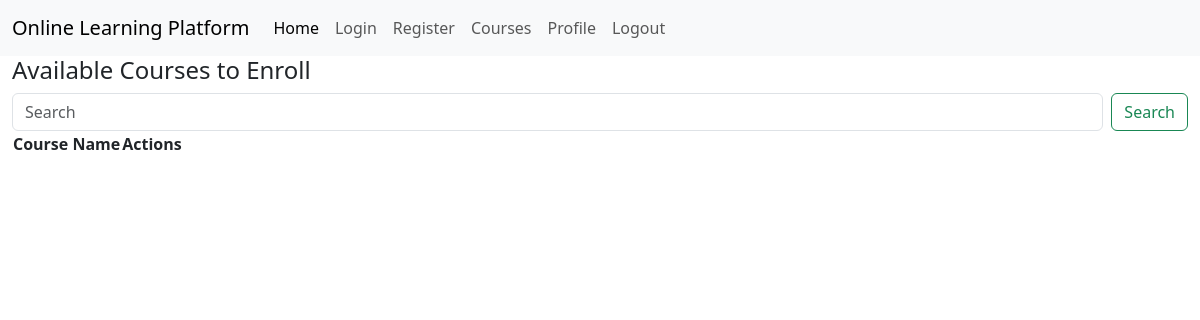
/courses/browse (signed in), run on an earlier commit of the app's database.
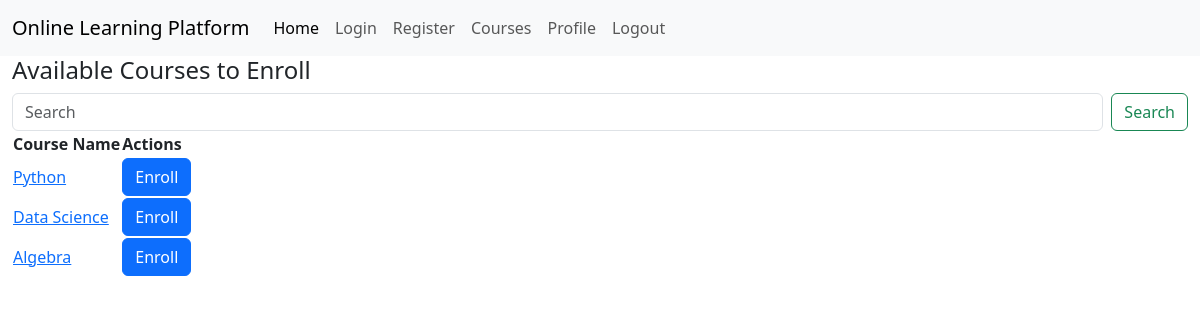
And on a later commit of the database.
### app.py (models this page shows)
class Course(db.Model):
    __tablename__ = 'courses'
    id = db.Column(db.Integer, primary_key=True)
    name = db.Column(db.Text, nullable=False)
    code = db.Column(db.Text, nullable=False)
    description = db.Column(db.Text, nullable=False)
    teacher_id = db.Column(db.Integer, db.ForeignKey('teachers.id'), nullable=False)
    students = db.relationship('Student', secondary='enrollments', back_populates='courses')

### app.py (the view)
@app.route('/courses/browse')
@login_required
def browse_courses():
    if current_user.role != 'student':
        flash('Only students can browse courses.', 'danger')
        return redirect(url_for('courses'))
    student = Student.query.filter_by(user_id=current_user.id).first()
    enrolled_courses = [enrollment.course_id for enrollment in Enrollment.query.filter_by(student_id=student.id).all()]
    available_courses = Course.query.filter(~Course.id.in_(enrolled_courses)).all()
    return render_template('browse_courses.html', courses=available_courses, user=current_user)

### app.py (called while the page is built)
@login_manager.user_loader
def load_user(id):
    return User.query.filter_by(id=id).first()

### templates/browse_courses.html (shortened to what this page needs)
{% extends "base.html" %}
{% block content %}
<h4>Available Courses to Enroll</h4>
<form class="d-flex" role="search">
    <input class="form-control me-2" type="search" placeholder="Search" aria-label="Search">
    <button class="btn btn-outline-success" type="submit">Search</button>
</form>
<table>
    <tr>
        <th>Course Name</th>
        <th>Actions</th>
    </tr>
    {% for course in courses %}
    {% if course not in user.enrolled %}
    <tr>
        <td><a href="/courses/description/{{course.id}}">{{ course.name }}</a></td>
        <td>
            <form action="/courses/enroll/{{course.id}}" method="post">
                <input class="btn btn-primary" type="submit" value="Enroll">
            </form>
        </td>
    </tr>
    {% endif %}
    {% endfor %}
</table>
{% endblock %}

What changed in the data, as far as the page shows it:
now on this page (row unchanged): Course: name "Python"
now on this page (row unchanged): Course: name "Data Science"
added Course: name "Algebra"
